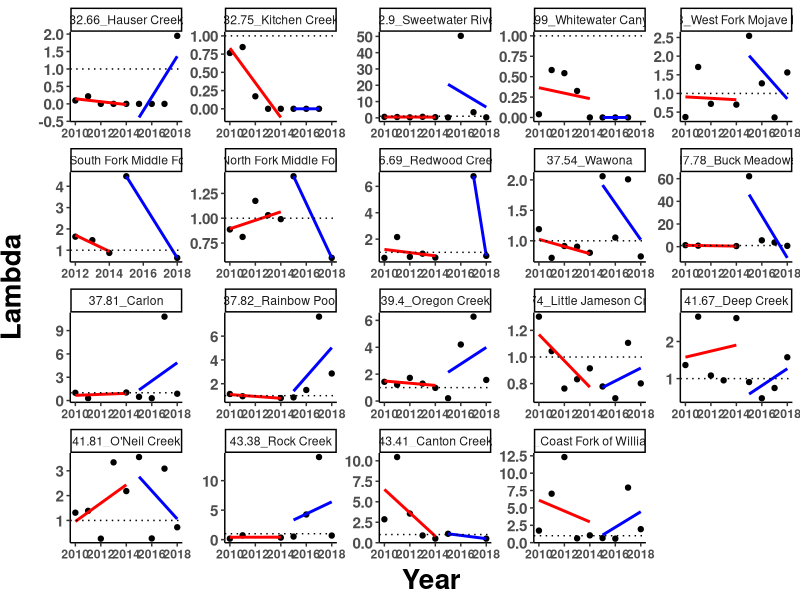

Generate this figure with R: (Note: this script raises an error after producing the figure.)
#### PROJECT: Genomic offsets and demographic trajectories of Mimulus cardinalis populations during extreme drought
#### PURPOSE OF THIS SCRIPT: Produce demography graphs for publication
#### AUTHOR: Amy Ang & Daniel Anstett
#### DATE LAST MODIFIED: 20230815


#*******************************************************************************
#### 0. Clean workspace and load required packages
#*******************************************************************************

# Remove objects and clear workspace
rm(list = ls(all=TRUE))

# Make vector of packages needed
packages_needed <- c("tidyverse", "RColorBrewer","cowplot")

# Install packages needed (if not already installed)
for (i in 1:length(packages_needed)){
  if(!(packages_needed[i] %in% installed.packages())){install.packages(packages_needed[i])}
}

# Load packages needed
for (i in 1:length(packages_needed)){
  library(packages_needed[i], character.only = TRUE)
}


#*******************************************************************************
### 1. Read in lambda estimates for each site and year & manupulate
#*******************************************************************************
dat <- read.csv("data/demography data/siteYear.lambda_2010-2019.csv")
pop_key <- read_csv("data/genomic_data/offset_pop_beagle.csv") %>% dplyr::select(Site, Paper_ID) #just to get translation of pop names <--> numbers
pop_key[20,1] <- "Mill Creek"
pop_key[20,2] <- 12
dat<-left_join(dat,pop_key,by="Site") %>% mutate(lat.2 = round(Latitude, 2), 
                                                 Site.Lat=paste(lat.2,Paper_ID, sep = "_"),
                                                 Site.Name=paste(lat.2,Site, sep = "_")
                                                 ) %>% select(-lat.2) %>% filter(Site!="Mill Creek")
dat_decline <- dat %>% filter(Year<2015)
dat_recovery <- dat %>% filter(Year>2014)


#*******************************************************************************
### 2. Visualize estimates over time for all sites
#*******************************************************************************

#Decline & Recovery
ggplot(dat, aes(x=Year, y=lambda)) + geom_point() +
  geom_smooth(data=filter(dat, Year<2015), method="lm", se=FALSE, col="red") +
  geom_smooth(data=filter(dat, Year>2014), method="lm", se=FALSE, col="blue") +
  scale_y_continuous(name="Lambda")+ scale_x_continuous(name="Year")+
  geom_hline(yintercept=1, linetype="dotted") +
  facet_wrap(~Site.Name, scale="free") + theme_classic() + theme(
  #facet_wrap(~Site.Lat, scale="free") + theme_classic() + theme(
    axis.text.x = element_text(face="bold"),
    axis.text.y = element_text(size=11,face="bold"),
    axis.title.x = element_text(color="black", size=20, vjust = 0.5, face="bold"),
    axis.title.y = element_text(color="black", size=20,vjust = 2, face="bold",hjust=0.5))
#+
#theme(strip.background = element_blank(), strip.text.x = element_blank(),
#     legend.title = element_blank())

ggsave("Graphs/Demography/01_decline_recovery.pdf",width=14, height = 8, units = "in")

#Decline
ggplot(dat_decline, aes(x=Year, y=lambda)) + geom_point() +
  geom_smooth(method="lm", se=FALSE, col="red") +
  scale_y_continuous(name="Lambda")+ scale_x_continuous(name="Year")+
  geom_hline(yintercept=1, linetype="dotted") +
  facet_wrap(~Site.Name, scale="free") + theme_classic() + theme(
  #facet_wrap(~Site.Lat, scale="free") + theme_classic() + theme(
    axis.text.x = element_text(face="bold"),
    axis.text.y = element_text(size=11,face="bold"),
    axis.title.x = element_text(color="black", size=20, vjust = 0.5, face="bold"),
    axis.title.y = element_text(color="black", size=20,vjust = 2, face="bold",hjust=0.5))
#+
#theme(strip.background = element_blank(), strip.text.x = element_blank(),
#     legend.title = element_blank())

ggsave("Graphs/Demography/02_decline.pdf",width=14, height = 8, units = "in")

#Recovery
ggplot(dat_recovery, aes(x=Year, y=lambda)) + geom_point() +
  geom_smooth(method="lm", se=FALSE, col="blue") +
  scale_y_continuous(name="Lambda")+ scale_x_continuous(name="Year")+
  geom_hline(yintercept=1, linetype="dotted") +
  facet_wrap(~Site.Name, scale="free") + theme_classic() + theme(
  #facet_wrap(~Site.Lat, scale="free") + theme_classic() + theme(
    axis.text.x = element_text(face="bold"),
    axis.text.y = element_text(size=11,face="bold"),
    axis.title.x = element_text(color="black", size=20, vjust = 0.5, face="bold"),
    axis.title.y = element_text(color="black", size=20,vjust = 2, face="bold",hjust=0.5))
#+
#theme(strip.background = element_blank(), strip.text.x = element_blank(),
#     legend.title = element_blank())

ggsave("Graphs/Demography/03_recovery.pdf",width=14, height = 8, units = "in")


#*******************************************************************************
### 2. Visualize estimates over time for select sites
#*******************************************************************************

#Kitchen creek
dat_kitchen <- dat %>% filter(Paper_ID==15)
plot_1 <- ggplot(dat_kitchen, aes(x=Year, y=lambda)) + geom_point(size=2) +
  geom_smooth(data=filter(dat_kitchen, Year<2015), method="lm", se=FALSE, col="red") +
  geom_smooth(data=filter(dat_kitchen, Year>2014), method="lm", se=FALSE, col="blue") +
  scale_y_continuous(name="Lambda")+ scale_x_continuous(name="Year")+
  geom_hline(yintercept=1, linetype="dotted") + theme_classic() + theme(
    #facet_wrap(~Site.Lat, scale="free") + theme_classic() + theme(
    axis.text.x = element_text(size=16,face="bold"),
    axis.text.y = element_text(size=16,face="bold"),
    axis.title.x = element_text(color="black", size=20, vjust = 0.5, face="bold"),
    axis.title.y = element_text(color="black", size=20,vjust = 2, face="bold",hjust=0.5))
ggsave("Graphs/Demography/sites/01_kitchen.pdf",width=6, height = 4, units = "in")

#Wawona
dat_Wawona <- dat %>% filter(Paper_ID==5)
plot_2 <- ggplot(dat_Wawona, aes(x=Year, y=lambda)) + geom_point(size=2) +
  geom_smooth(data=filter(dat_Wawona, Year<2015), method="lm", se=FALSE, col="red") +
  geom_smooth(data=filter(dat_Wawona, Year>2014), method="lm", se=FALSE, col="blue") +
  scale_y_continuous(name="Lambda")+ scale_x_continuous(name="Year")+
  geom_hline(yintercept=1, linetype="dotted") + theme_classic() + theme(
    #facet_wrap(~Site.Lat, scale="free") + theme_classic() + theme(
    axis.text.x = element_text(size=16,face="bold"),
    axis.text.y = element_text(size=16,face="bold"),
    axis.title.x = element_text(color="black", size=20, vjust = 0.5, face="bold"),
    axis.title.y = element_text(color="black", size=20,vjust = 2, face="bold",hjust=0.5))
ggsave("Graphs/Demography/sites/02_wawona.pdf",width=6, height = 4, units = "in")

#Little Jamison
dat_little <- dat %>% filter(Paper_ID==7)
plot_3 <- ggplot(dat_little, aes(x=Year, y=lambda)) + geom_point(size=2) +
  geom_smooth(data=filter(dat_little, Year<2015), method="lm", se=FALSE, col="red") +
  geom_smooth(data=filter(dat_little, Year>2014), method="lm", se=FALSE, col="blue") +
  scale_y_continuous(name="Lambda")+ scale_x_continuous(name="Year")+
  geom_hline(yintercept=1, linetype="dotted") + theme_classic() + theme(
    #facet_wrap(~Site.Lat, scale="free") + theme_classic() + theme(
    axis.text.x = element_text(size=16,face="bold"),
    axis.text.y = element_text(size=16,face="bold"),
    axis.title.x = element_text(color="black", size=20, vjust = 0.5, face="bold"),
    axis.title.y = element_text(color="black", size=20,vjust = 2, face="bold",hjust=0.5))
ggsave("Graphs/Demography/sites/03_little_jamison.pdf",width=6, height = 4, units = "in")

#Coast Fork of Willamette
dat_coast <- dat %>% filter(Paper_ID==55)
plot_4 <- ggplot(dat_coast, aes(x=Year, y=lambda)) + geom_point(size=2) +
  geom_smooth(data=filter(dat_coast, Year<2015), method="lm", se=FALSE, col="red") +
  geom_smooth(data=filter(dat_coast, Year>2014), method="lm", se=FALSE, col="blue") +
  scale_y_continuous(name="Lambda")+ scale_x_continuous(name="Year")+
  geom_hline(yintercept=1, linetype="dotted") + theme_classic() + theme(
    #facet_wrap(~Site.Lat, scale="free") + theme_classic() + theme(
    axis.text.x = element_text(size=16,face="bold"),
    axis.text.y = element_text(size=16,face="bold"),
    axis.title.x = element_text(color="black", size=20, vjust = 0.5, face="bold"),
    axis.title.y = element_text(color="black", size=20,vjust = 2, face="bold",hjust=0.5))
ggsave("Graphs/Demography/sites/04_coast_fork.pdf",width=6, height = 4, units = "in")





